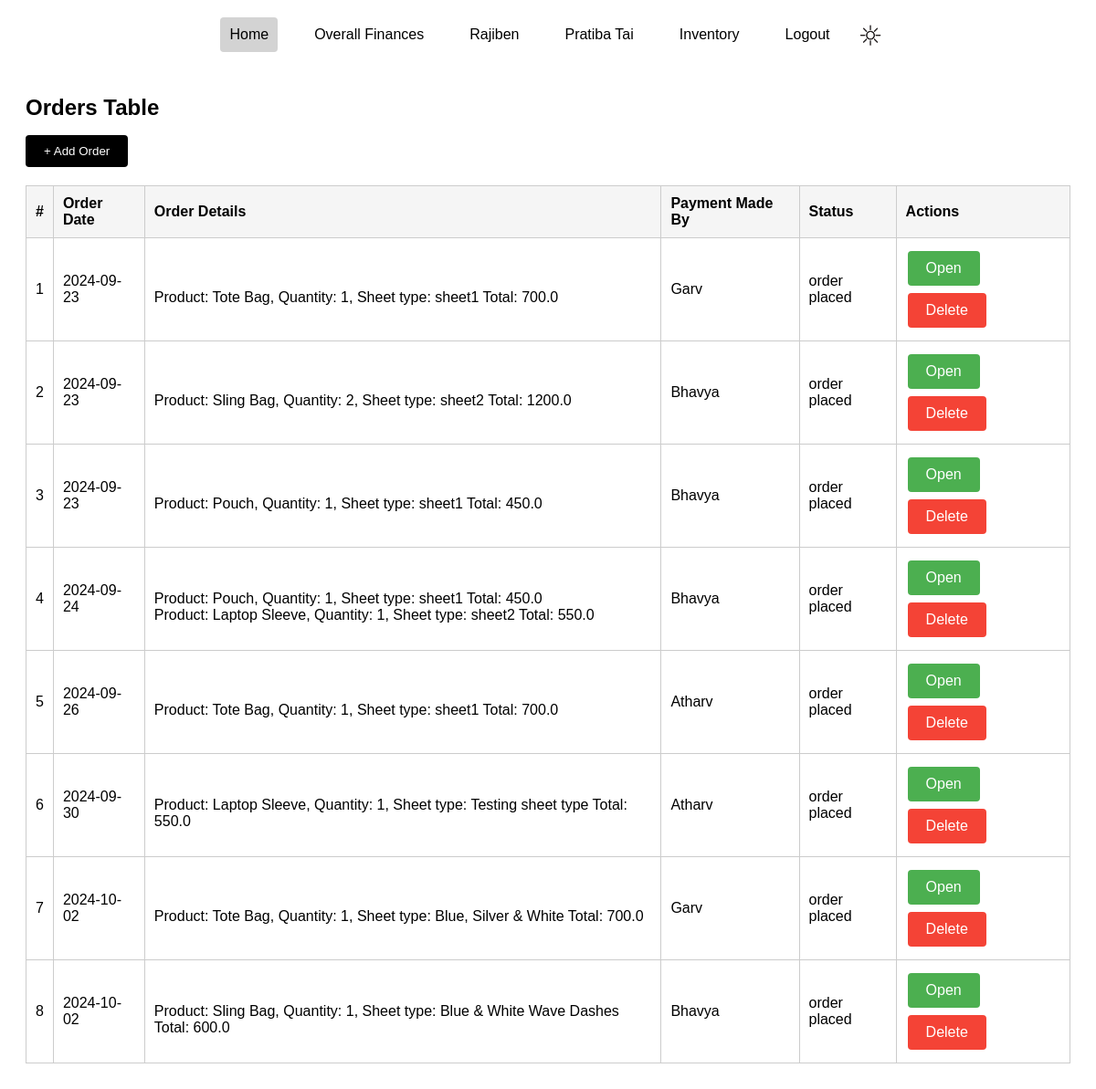
Page /dashboard (signed in) on the committed database.
### models.py (models this page shows)
class Order(db.Model):
    id=db.Column(db.Integer,primary_key=True)
    date=db.Column(db.Date,nullable=False)
    total_cost=db.Column(db.Float,nullable=False)
    notes=db.Column(db.String(256))
    payment_made_by=db.Column(db.String,nullable=False)
    status=db.Column(db.String,default="order placed")
    user_id=db.Column(db.Integer,db.ForeignKey("user.id"),nullable=False)
    products=db.relationship("Product",backref="order",lazy=True,cascade='all,delete-orphan')
    cost=db.relationship("Cost",backref="order",uselist=False,lazy=True,cascade='all,delete-orphan')

class Product(db.Model):
    id=db.Column(db.Integer,primary_key=True)
    sheet_type=db.Column(db.String,nullable=False)
    quantity=db.Column(db.Integer,default=1)
    price=db.Column(db.Float,nullable=False)
    total_price=db.Column(db.Float,nullable=False)
    order_id=db.Column(db.Integer,db.ForeignKey("order.id"),nullable=False)
    product_id = db.Column(db.Integer,db.ForeignKey("product_type.id"),nullable=False)

class Product_type(db.Model):
    id=db.Column(db.Integer,primary_key=True)
    product_name=db.Column(db.String,nullable=False,unique=True)
    product_price=db.Column(db.Float,nullable=False)
    product_dimension=db.Column(db.String,nullable=False)
    prods=db.relationship("Product",backref="product_type",lazy=True,cascade='all,delete-orphan')
    inventory = db.relationship('Inventory', backref='product_type',lazy=True,cascade='all,delete-orphan')

### routes.py (the view)
@app.route('/dashboard')
@check_admin
def dashboard():
    orders=Order.query.all()
    return render_template('dashboard.html',orders=orders)

### routes.py (called while the page is built)
def check_admin(func):
    @wraps(func) #to avoid the server throwing an error for not having unique functions;   func-placeholder for the function passed (eg. profile(), login(), etc.)
    def wrapper(*args, **kwargs): #pack and unpacking of : args- positional arguments ; kwargs- keyword arguments
        if 'username' not in session:
            flash("You need to login first",category="danger")
            return redirect(url_for('login'))
        user=User.query.filter_by(username=session['username']).first()
        if not user:
            session.pop('username')
            return redirect(url_for('login'))
        if not user.is_admin:
            flash("You are not authorized to visit this page",category="danger")
            return redirect(url_for('home'))
        return func(*args, **kwargs)
    return wrapper

### templates/dashboard.html (shortened to what this page needs)
<!DOCTYPE html>
<head>
    <link rel="stylesheet" href="{{ url_for('static', filename='style.css') }}">
</head>
<body>
    <nav>
        <div class="nav-links">
            <a href="{{ url_for('dashboard') }}" class="active">Home</a>
            <a href="{{ url_for('overall_financials') }}">Overall Finances</a>
            <a href="{{ url_for('rajiben') }}">Rajiben</a>
            <a href="{{ url_for('pratiba') }}">Pratiba Tai</a>
            <a href="{{ url_for('inventory') }}">Inventory</a>
            <a href="{{ url_for('logout') }}">Logout</a>
            <div class="dark-mode-toggle">
                <label class="switch">
                    <span class="slider round"></span>
                </label>
            </div>
        </div>
    </nav>
    <main>
        <h1>Orders Table</h1>
        <a href="{{url_for('new_order')}}"><button class="add-order">+ Add Order</button></a>
        <table class="dashboard-table">
            <thead>
                <tr>
                    <th>#</th>
                    <th>Order Date</th>
                    <th>Order Details</th>
                    <th>Payment Made By</th>
                    <th>Status</th>
                    <th>Actions</th>
                </tr>
            </thead>
            <tbody>
                {% for order in orders %}
                <tr>
                    <td>{{ loop.index }}</td>
                    <td>{{ order.date.strftime('%Y-%m-%d') }}</td>
                    <td>
                        {% for product in order.products %}
                            <br>
                            Product: {{ product.product_type.product_name }}, Quantity: {{ product.quantity }}, Sheet type: {{product.sheet_type}} Total:  {{product.total_price}}
                        {% endfor %}
                    </td>
                    <td>{{ order.payment_made_by }}</td>
                    <td>{{ order.status or "Pending" }}</td>
                    <td>
                        <a href="{{ url_for('view_order', order_id=order.id) }}"><button class="open-button">Open</button></a>
                        <form action="{{ url_for('delete_order', order_id=order.id) }}" method="POST" style="display:inline;">
                            <button type="submit" class="delete-button">Delete</button>
                        </form>
                    </td>
                </tr>
                {% endfor %}
            </tbody>
        </table>
    </main>
</body>
</html>

### static/style.css (style rules this page uses)
body { font-family: Arial, sans-serif; transition: background-color 0.2s; }
nav { padding: 10px; }
.nav-links { display: flex; justify-content: center; align-items: center; flex-grow: 1; }
.nav-links a { margin: 0 15px; text-decoration: none; color: black; padding: 10px; border-radius: 4px; }
.nav-links a.active { background-color: lightgray; }
main { padding: 20px; }
h1 { font-size: 24px; font-weight: bold; }
.add-order { display: inline-block; padding: 10px 20px; margin-bottom: 20px; background-color: black; color: white; border: none; border-radius: 4px; cursor: pointer; }
table { width: 100%; border-collapse: collapse; }
table, th, td { border: 1px solid #ccc; }
th, td { padding: 10px; text-align: left; }
th { background-color: #f5f5f5; }
form { display: flex; flex-direction: column; align-items: center; }
.switch { position: relative; display: inline-block; width: 40px; height: 40px; }
.slider { position: absolute; cursor: pointer; top: 0; left: 0; right: 0; bottom: 0; background-size: cover; background-repeat: no-repeat; background-position: center; transition: 0.2s; }
input:not(:checked)+.slider { background-image: url('images/sun.png'); background-size: 35px 35px; }
.open-button, .edit-button, .delete-button { color: white; border: none; padding: 10px 20px; text-align: center; display: inline-block; font-size: 16px; margin: 4px 2px; cursor: pointer; border-radius: 4px; }
.open-button { background-color: #4CAF50; }
.delete-button { background-color: #f44336; }

### rows in the picture
Order: date "2024-09-23", payment_made_by "Garv", status "order placed"
Product: product_type.product_name "Tote Bag", quantity "1", sheet_type "sheet1", total_price "700.0"
Order: date "2024-09-23", payment_made_by "Bhavya", status "order placed"
Product: product_type.product_name "Sling Bag", quantity "2", sheet_type "sheet2", total_price "1200.0"
Order: date "2024-09-23", payment_made_by "Bhavya", status "order placed"
Product: product_type.product_name "Pouch", quantity "1", sheet_type "sheet1", total_price "450.0"
Order: date "2024-09-24", payment_made_by "Bhavya", status "order placed"
Product: product_type.product_name "Pouch", quantity "1", sheet_type "sheet1", total_price "450.0"
Product: product_type.product_name "Laptop Sleeve", quantity "1", sheet_type "sheet2", total_price "550.0"
Order: date "2024-09-26", payment_made_by "Atharv", status "order placed"
Product: product_type.product_name "Tote Bag", quantity "1", sheet_type "sheet1", total_price "700.0"
Order: date "2024-09-30", payment_made_by "Atharv", status "order placed"
Product: product_type.product_name "Laptop Sleeve", quantity "1", sheet_type "Testing sheet type", total_price "550.0"
Order: date "2024-10-02", payment_made_by "Garv", status "order placed"
Product: product_type.product_name "Tote Bag", quantity "1", sheet_type "Blue, Silver & White", total_price "700.0"
Order: date "2024-10-02", payment_made_by "Bhavya", status "order placed"
Product: product_type.product_name "Sling Bag", quantity "1", sheet_type "Blue & White Wave Dashes", total_price "600.0"
